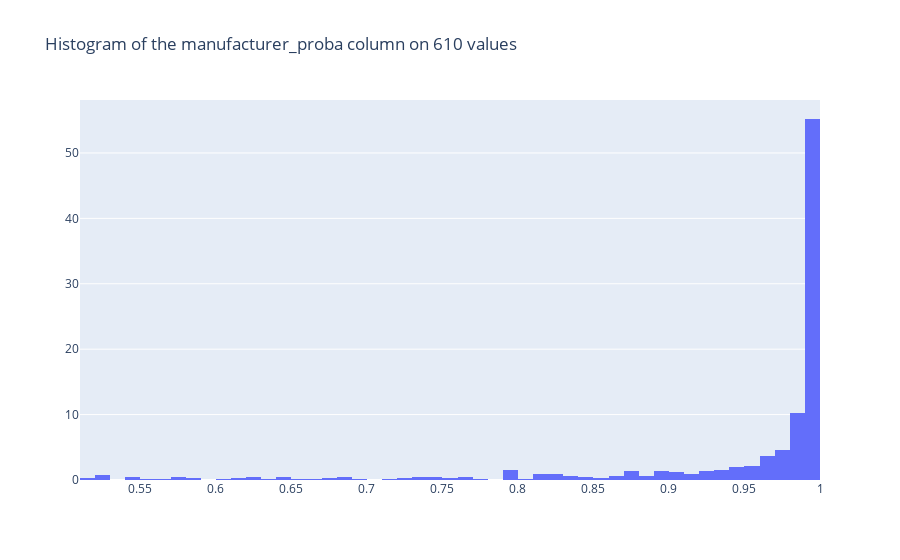

The cell this chart's notebook holds for it:
### Code cell
plot_hist(int_airbus_T, 'manufacturer_proba')

### Figure 1 — Plotly figure (JSON) as saved in the notebook; plotly's stock layout.template omitted (floating-point values rounded to 4 significant figures; data arrays with more than 128 entries replaced by an {"elided": "..."} marker saying what was removed)
{"data": [{"histnorm": "percent", "type": "histogram", "x": {"elided": "610 float values"}, "xbins": {"end": 1, "size": 0.01, "start": 0}}], "layout": {"title": {"text": "Histogram of the manufacturer_proba column on 610 values"}}}
